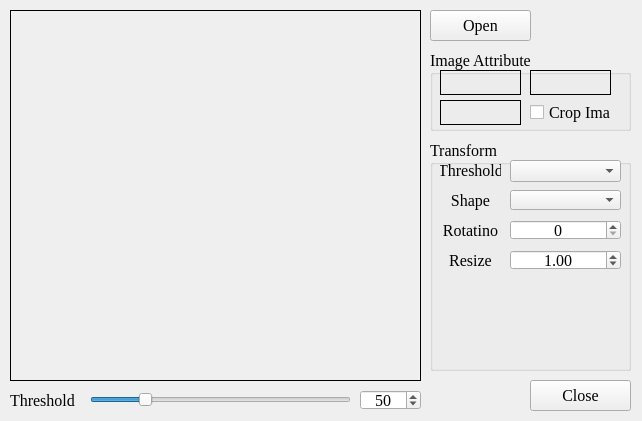
<?xml version="1.0" encoding="UTF-8"?>
<ui version="4.0">
 <class>VCOpenCV</class>
 <widget class="QMainWindow" name="VCOpenCV">
  <property name="geometry">
   <rect>
    <x>0</x>
    <y>0</y>
    <width>642</width>
    <height>421</height>
   </rect>
  </property>
  <property name="font">
   <font>
    <family>Times New Roman</family>
    <pointsize>12</pointsize>
   </font>
  </property>
  <property name="windowTitle">
   <string>VCOpenCV</string>
  </property>
  <widget class="QWidget" name="centralwidget">
   <widget class="QPushButton" name="btn_open_file">
    <property name="geometry">
     <rect>
      <x>430</x>
      <y>10</y>
      <width>101</width>
      <height>31</height>
     </rect>
    </property>
    <property name="text">
     <string>Open</string>
    </property>
   </widget>
   <widget class="QPushButton" name="btn_close">
    <property name="geometry">
     <rect>
      <x>530</x>
      <y>380</y>
      <width>101</width>
      <height>31</height>
     </rect>
    </property>
    <property name="text">
     <string>Close</string>
    </property>
   </widget>
   <widget class="QLabel" name="label">
    <property name="geometry">
     <rect>
      <x>10</x>
      <y>10</y>
      <width>411</width>
      <height>371</height>
     </rect>
    </property>
    <property name="frameShape">
     <enum>QFrame::Shape::Box</enum>
    </property>
    <property name="text">
     <string/>
    </property>
    <property name="alignment">
     <set>Qt::AlignmentFlag::AlignCenter</set>
    </property>
   </widget>
   <widget class="QGroupBox" name="groupBox">
    <property name="geometry">
     <rect>
      <x>430</x>
      <y>50</y>
      <width>201</width>
      <height>81</height>
     </rect>
    </property>
    <property name="title">
     <string>Image Attribute</string>
    </property>
    <widget class="QLabel" name="label_name">
     <property name="geometry">
      <rect>
       <x>10</x>
       <y>20</y>
       <width>81</width>
       <height>25</height>
      </rect>
     </property>
     <property name="frameShape">
      <enum>QFrame::Shape::Box</enum>
     </property>
     <property name="text">
      <string/>
     </property>
     <property name="alignment">
      <set>Qt::AlignmentFlag::AlignCenter</set>
     </property>
    </widget>
    <widget class="QLabel" name="label_high">
     <property name="geometry">
      <rect>
       <x>100</x>
       <y>20</y>
       <width>81</width>
       <height>25</height>
      </rect>
     </property>
     <property name="frameShape">
      <enum>QFrame::Shape::Box</enum>
     </property>
     <property name="text">
      <string/>
     </property>
     <property name="alignment">
      <set>Qt::AlignmentFlag::AlignCenter</set>
     </property>
    </widget>
    <widget class="QLabel" name="label_width">
     <property name="geometry">
      <rect>
       <x>10</x>
       <y>50</y>
       <width>81</width>
       <height>25</height>
      </rect>
     </property>
     <property name="frameShape">
      <enum>QFrame::Shape::Box</enum>
     </property>
     <property name="text">
      <string/>
     </property>
     <property name="alignment">
      <set>Qt::AlignmentFlag::AlignCenter</set>
     </property>
    </widget>
    <widget class="QCheckBox" name="checkBox">
     <property name="geometry">
      <rect>
       <x>100</x>
       <y>50</y>
       <width>81</width>
       <height>25</height>
      </rect>
     </property>
     <property name="text">
      <string>Crop Image</string>
     </property>
    </widget>
   </widget>
   <widget class="QSlider" name="horizontalSlider">
    <property name="geometry">
     <rect>
      <x>90</x>
      <y>390</y>
      <width>261</width>
      <height>20</height>
     </rect>
    </property>
    <property name="maximum">
     <number>255</number>
    </property>
    <property name="value">
     <number>50</number>
    </property>
    <property name="orientation">
     <enum>Qt::Orientation::Horizontal</enum>
    </property>
   </widget>
   <widget class="QSpinBox" name="spinBox">
    <property name="geometry">
     <rect>
      <x>360</x>
      <y>390</y>
      <width>61</width>
      <height>20</height>
     </rect>
    </property>
    <property name="alignment">
     <set>Qt::AlignmentFlag::AlignCenter</set>
    </property>
    <property name="maximum">
     <number>255</number>
    </property>
    <property name="value">
     <number>50</number>
    </property>
   </widget>
   <widget class="QLabel" name="label_2">
    <property name="geometry">
     <rect>
      <x>10</x>
      <y>390</y>
      <width>71</width>
      <height>20</height>
     </rect>
    </property>
    <property name="text">
     <string>Threshold</string>
    </property>
   </widget>
   <widget class="QGroupBox" name="groupBox_2">
    <property name="geometry">
     <rect>
      <x>430</x>
      <y>140</y>
      <width>201</width>
      <height>231</height>
     </rect>
    </property>
    <property name="title">
     <string>Transform</string>
    </property>
    <widget class="QComboBox" name="comboBox_threshold_type">
     <property name="geometry">
      <rect>
       <x>80</x>
       <y>20</y>
       <width>111</width>
       <height>22</height>
      </rect>
     </property>
    </widget>
    <widget class="QComboBox" name="comboBox_shape">
     <property name="geometry">
      <rect>
       <x>80</x>
       <y>50</y>
       <width>111</width>
       <height>20</height>
      </rect>
     </property>
    </widget>
    <widget class="QLabel" name="label_3">
     <property name="geometry">
      <rect>
       <x>10</x>
       <y>20</y>
       <width>61</width>
       <height>20</height>
      </rect>
     </property>
     <property name="text">
      <string>Threshold</string>
     </property>
     <property name="alignment">
      <set>Qt::AlignmentFlag::AlignCenter</set>
     </property>
    </widget>
    <widget class="QLabel" name="label_4">
     <property name="geometry">
      <rect>
       <x>10</x>
       <y>50</y>
       <width>61</width>
       <height>20</height>
      </rect>
     </property>
     <property name="text">
      <string>Shape</string>
     </property>
     <property name="alignment">
      <set>Qt::AlignmentFlag::AlignCenter</set>
     </property>
    </widget>
    <widget class="QSpinBox" name="spinBox_2">
     <property name="geometry">
      <rect>
       <x>80</x>
       <y>80</y>
       <width>111</width>
       <height>20</height>
      </rect>
     </property>
     <property name="alignment">
      <set>Qt::AlignmentFlag::AlignCenter</set>
     </property>
     <property name="maximum">
      <number>360</number>
     </property>
     <property name="singleStep">
      <number>5</number>
     </property>
    </widget>
    <widget class="QLabel" name="label_5">
     <property name="geometry">
      <rect>
       <x>10</x>
       <y>80</y>
       <width>61</width>
       <height>20</height>
      </rect>
     </property>
     <property name="text">
      <string>Rotatino</string>
     </property>
     <property name="alignment">
      <set>Qt::AlignmentFlag::AlignCenter</set>
     </property>
    </widget>
    <widget class="QDoubleSpinBox" name="doubleSpinBox">
     <property name="geometry">
      <rect>
       <x>80</x>
       <y>110</y>
       <width>111</width>
       <height>20</height>
      </rect>
     </property>
     <property name="alignment">
      <set>Qt::AlignmentFlag::AlignCenter</set>
     </property>
     <property name="maximum">
      <double>10.000000000000000</double>
     </property>
     <property name="singleStep">
      <double>0.200000000000000</double>
     </property>
     <property name="value">
      <double>1.000000000000000</double>
     </property>
    </widget>
    <widget class="QLabel" name="label_6">
     <property name="geometry">
      <rect>
       <x>10</x>
       <y>110</y>
       <width>61</width>
       <height>20</height>
      </rect>
     </property>
     <property name="text">
      <string>Resize</string>
     </property>
     <property name="alignment">
      <set>Qt::AlignmentFlag::AlignCenter</set>
     </property>
    </widget>
   </widget>
  </widget>
 </widget>
 <resources/>
 <connections/>
</ui>
